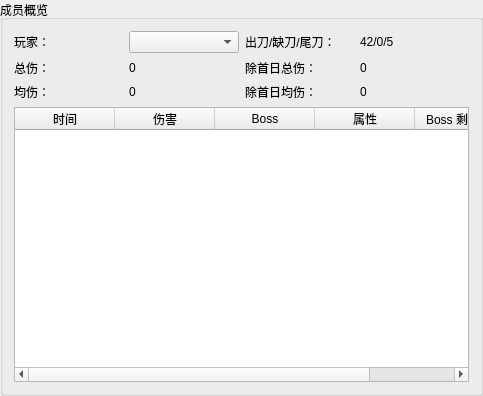
<?xml version="1.0" encoding="UTF-8"?>
<ui version="4.0">
 <class>GroupBox</class>
 <widget class="QGroupBox" name="GroupBox">
  <property name="geometry">
   <rect>
    <x>0</x>
    <y>0</y>
    <width>483</width>
    <height>396</height>
   </rect>
  </property>
  <property name="windowTitle">
   <string>GroupBox</string>
  </property>
  <property name="title">
   <string>成员概览</string>
  </property>
  <layout class="QHBoxLayout" name="horizontalLayout">
   <item>
    <layout class="QVBoxLayout" name="verticalLayout">
     <item>
      <layout class="QGridLayout" name="gridLayout">
       <item row="0" column="0">
        <widget class="QLabel" name="label">
         <property name="text">
          <string>玩家：</string>
         </property>
        </widget>
       </item>
       <item row="0" column="1">
        <widget class="QComboBox" name="comboBox"/>
       </item>
       <item row="0" column="2">
        <widget class="QLabel" name="label_10">
         <property name="text">
          <string>出刀/缺刀/尾刀：</string>
         </property>
        </widget>
       </item>
       <item row="0" column="3">
        <widget class="QLabel" name="label_11">
         <property name="text">
          <string>42/0/5</string>
         </property>
        </widget>
       </item>
       <item row="1" column="0">
        <widget class="QLabel" name="label_2">
         <property name="text">
          <string>总伤：</string>
         </property>
        </widget>
       </item>
       <item row="1" column="1">
        <widget class="QLabel" name="label_4">
         <property name="text">
          <string>0</string>
         </property>
        </widget>
       </item>
       <item row="1" column="2">
        <widget class="QLabel" name="label_8">
         <property name="text">
          <string>除首日总伤：</string>
         </property>
        </widget>
       </item>
       <item row="1" column="3">
        <widget class="QLabel" name="label_6">
         <property name="text">
          <string>0</string>
         </property>
        </widget>
       </item>
       <item row="2" column="0">
        <widget class="QLabel" name="label_3">
         <property name="text">
          <string>均伤：</string>
         </property>
        </widget>
       </item>
       <item row="2" column="1">
        <widget class="QLabel" name="label_5">
         <property name="text">
          <string>0</string>
         </property>
        </widget>
       </item>
       <item row="2" column="2">
        <widget class="QLabel" name="label_9">
         <property name="text">
          <string>除首日均伤：</string>
         </property>
        </widget>
       </item>
       <item row="2" column="3">
        <widget class="QLabel" name="label_7">
         <property name="text">
          <string>0</string>
         </property>
        </widget>
       </item>
      </layout>
     </item>
     <item>
      <widget class="QTableWidget" name="tableWidget">
       <column>
        <property name="text">
         <string>时间</string>
        </property>
       </column>
       <column>
        <property name="text">
         <string>伤害</string>
        </property>
       </column>
       <column>
        <property name="text">
         <string>Boss</string>
        </property>
       </column>
       <column>
        <property name="text">
         <string>属性</string>
        </property>
       </column>
       <column>
        <property name="text">
         <string>Boss 剩余生命</string>
        </property>
       </column>
      </widget>
     </item>
    </layout>
   </item>
  </layout>
 </widget>
 <resources/>
 <connections/>
</ui>
